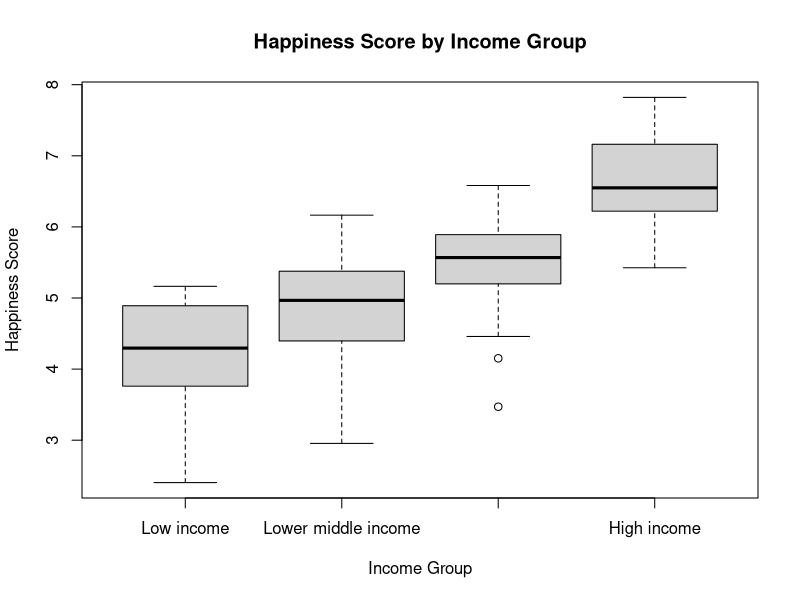
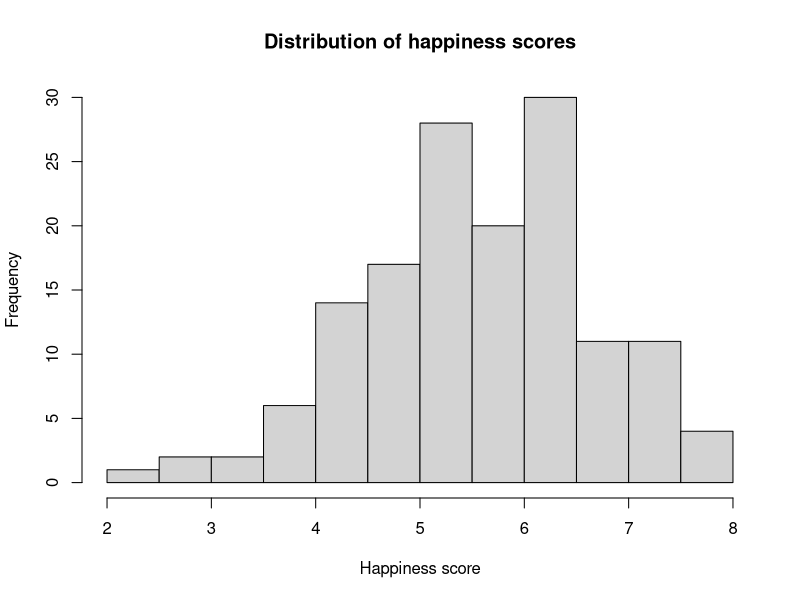

Source code (R) for these figures, in order:
# Set working directory to the project folder (optional but handy)
setwd("C:/Users/Owner/OneDrive - University of Hertfordshire/MCS/Team Research and Development/Grop project/Group-A23")

# Read the CSV file in that folder
hapiness_report_2022 <- read.csv("hapiness_report_2022.csv")  # check exact spelling of the file

View(hapiness_report_2022)
colnames(hapiness_report_2022)[2] <- "happiness score"
print(head(hapiness_report_2022[, c("country", "happiness score", "income")]))


# working directory and load the happiness dataset
setwd("C:/Users/Owner/OneDrive - University of Hertfordshire/MCS/Team Research and Development/Grop project/Group-A23")

hapiness_report_2022 <- read.csv("hapiness_report_2022.csv")

# Quick check of the data
head(hapiness_report_2022)
colnames(hapiness_report_2022)

# Clean column name and count unique countries
# Rename 2nd column to 'happiness_score'
colnames(hapiness_report_2022)[2] <- "happiness_score"

# Number of unique countries in the dataset
n_countries <- length(unique(hapiness_report_2022$country))
n_countries

# clean dataset (remove rows with missing income)
hapiness_clean <- subset(hapiness_report_2022, !is.na(income))

# Check how many rows and a summary
nrow(hapiness_clean)
summary(hapiness_clean)

# Step 4: Descriptive statistics of happiness by income group
library(dplyr)

group_stats <- hapiness_clean %>%
  group_by(income) %>%
  summarise(
    n_countries = n(),
    mean_happiness = mean(happiness_score, na.rm = TRUE),
    sd_happiness   = sd(happiness_score, na.rm = TRUE)
  )

group_stats

# Step 5:Boxplot of happiness score by income group

hapiness_clean$income <- factor(
  hapiness_clean$income,
  levels = c("Low income",
             "Lower middle income",
             "Upper middle income",
             "High income"),
  ordered = TRUE
)

#Boxplot
boxplot(happiness_score ~ income,
        data  = hapiness_clean,
        main  = "Happiness Score by Income Group",
        xlab  = "Income Group",
        ylab  = "Happiness Score")


# Step 6: Histogram of overall happiness scores
hist(hapiness_clean$happiness_score,
     main = "Distribution of happiness scores",
     xlab = "Happiness score")
